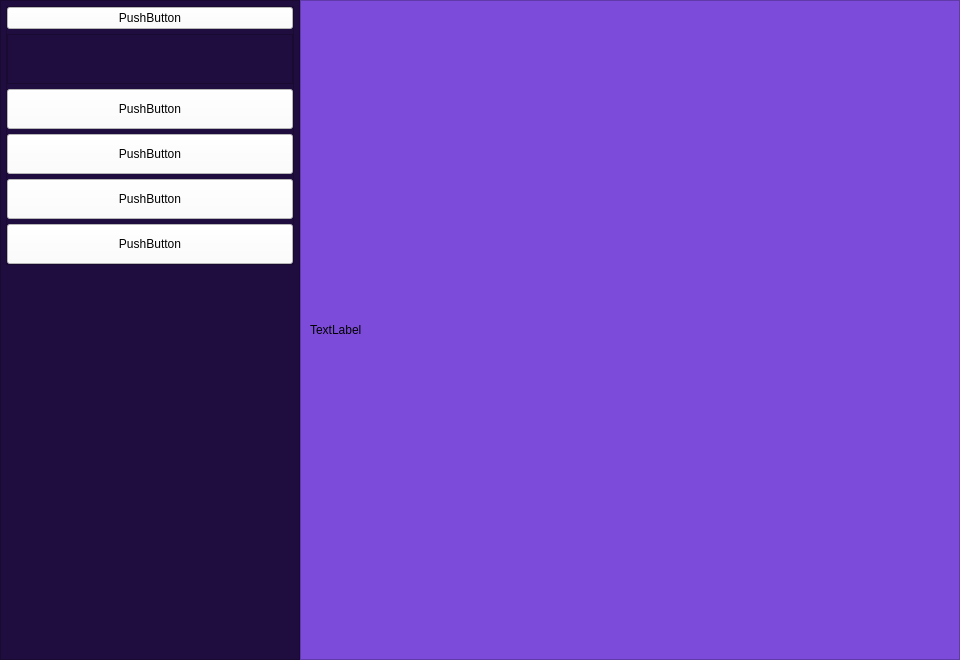
<?xml version="1.0" encoding="UTF-8"?>
<ui version="4.0">
 <class>Form</class>
 <widget class="QWidget" name="Form">
  <property name="geometry">
   <rect>
    <x>0</x>
    <y>0</y>
    <width>960</width>
    <height>660</height>
   </rect>
  </property>
  <property name="windowTitle">
   <string>Form</string>
  </property>
  <layout class="QHBoxLayout" name="horizontalLayout">
   <property name="spacing">
    <number>0</number>
   </property>
   <property name="leftMargin">
    <number>0</number>
   </property>
   <property name="topMargin">
    <number>0</number>
   </property>
   <property name="rightMargin">
    <number>0</number>
   </property>
   <property name="bottomMargin">
    <number>0</number>
   </property>
   <item>
    <widget class="QFrame" name="side_menu_frame">
     <property name="minimumSize">
      <size>
       <width>300</width>
       <height>0</height>
      </size>
     </property>
     <property name="maximumSize">
      <size>
       <width>300</width>
       <height>16777215</height>
      </size>
     </property>
     <property name="styleSheet">
      <string notr="true">background-color: #1F0D40</string>
     </property>
     <property name="frameShape">
      <enum>QFrame::StyledPanel</enum>
     </property>
     <property name="frameShadow">
      <enum>QFrame::Raised</enum>
     </property>
     <layout class="QVBoxLayout" name="verticalLayout_4">
      <property name="spacing">
       <number>5</number>
      </property>
      <property name="leftMargin">
       <number>5</number>
      </property>
      <property name="topMargin">
       <number>5</number>
      </property>
      <property name="rightMargin">
       <number>5</number>
      </property>
      <property name="bottomMargin">
       <number>5</number>
      </property>
      <item alignment="Qt::AlignTop">
       <widget class="QFrame" name="side_menu_container">
        <property name="frameShape">
         <enum>QFrame::StyledPanel</enum>
        </property>
        <property name="frameShadow">
         <enum>QFrame::Raised</enum>
        </property>
        <layout class="QVBoxLayout" name="verticalLayout_3">
         <property name="spacing">
          <number>5</number>
         </property>
         <property name="leftMargin">
          <number>0</number>
         </property>
         <property name="topMargin">
          <number>0</number>
         </property>
         <property name="rightMargin">
          <number>0</number>
         </property>
         <property name="bottomMargin">
          <number>0</number>
         </property>
         <item>
          <widget class="QPushButton" name="toggle_button">
           <property name="maximumSize">
            <size>
             <width>16777215</width>
             <height>70</height>
            </size>
           </property>
           <property name="styleSheet">
            <string notr="true">background-color: white</string>
           </property>
           <property name="text">
            <string>PushButton</string>
           </property>
           <property name="icon">
            <iconset>
             <normaloff>../assets/edit.png</normaloff>../assets/edit.png</iconset>
           </property>
           <property name="iconSize">
            <size>
             <width>70</width>
             <height>70</height>
            </size>
           </property>
          </widget>
         </item>
         <item>
          <widget class="QFrame" name="spacer">
           <property name="minimumSize">
            <size>
             <width>0</width>
             <height>50</height>
            </size>
           </property>
           <property name="maximumSize">
            <size>
             <width>16777215</width>
             <height>50</height>
            </size>
           </property>
           <property name="frameShape">
            <enum>QFrame::StyledPanel</enum>
           </property>
           <property name="frameShadow">
            <enum>QFrame::Raised</enum>
           </property>
          </widget>
         </item>
         <item>
          <widget class="QPushButton" name="go_to_add_button">
           <property name="minimumSize">
            <size>
             <width>0</width>
             <height>40</height>
            </size>
           </property>
           <property name="styleSheet">
            <string notr="true">background-color: white</string>
           </property>
           <property name="text">
            <string>PushButton</string>
           </property>
          </widget>
         </item>
         <item>
          <widget class="QPushButton" name="go_to_flashcards_button">
           <property name="minimumSize">
            <size>
             <width>0</width>
             <height>40</height>
            </size>
           </property>
           <property name="maximumSize">
            <size>
             <width>16777215</width>
             <height>40</height>
            </size>
           </property>
           <property name="styleSheet">
            <string notr="true">background-color: white</string>
           </property>
           <property name="text">
            <string>PushButton</string>
           </property>
          </widget>
         </item>
         <item>
          <widget class="QPushButton" name="go_to_translate_button">
           <property name="minimumSize">
            <size>
             <width>0</width>
             <height>40</height>
            </size>
           </property>
           <property name="maximumSize">
            <size>
             <width>16777215</width>
             <height>40</height>
            </size>
           </property>
           <property name="styleSheet">
            <string notr="true">background-color: white</string>
           </property>
           <property name="text">
            <string>PushButton</string>
           </property>
          </widget>
         </item>
         <item>
          <widget class="QPushButton" name="go_to_edit_button">
           <property name="minimumSize">
            <size>
             <width>0</width>
             <height>40</height>
            </size>
           </property>
           <property name="maximumSize">
            <size>
             <width>16777215</width>
             <height>40</height>
            </size>
           </property>
           <property name="styleSheet">
            <string notr="true">background-color: white</string>
           </property>
           <property name="text">
            <string>PushButton</string>
           </property>
          </widget>
         </item>
        </layout>
       </widget>
      </item>
     </layout>
    </widget>
   </item>
   <item>
    <widget class="QStackedWidget" name="stackedWidget">
     <property name="styleSheet">
      <string notr="true">background-color: #7D4BDA</string>
     </property>
     <widget class="QWidget" name="page">
      <layout class="QVBoxLayout" name="verticalLayout">
       <property name="spacing">
        <number>0</number>
       </property>
       <property name="leftMargin">
        <number>0</number>
       </property>
       <property name="topMargin">
        <number>0</number>
       </property>
       <property name="rightMargin">
        <number>0</number>
       </property>
       <property name="bottomMargin">
        <number>0</number>
       </property>
       <item>
        <widget class="QScrollArea" name="scrollArea">
         <property name="widgetResizable">
          <bool>true</bool>
         </property>
         <widget class="QWidget" name="scrollAreaWidgetContents">
          <property name="geometry">
           <rect>
            <x>0</x>
            <y>0</y>
            <width>658</width>
            <height>658</height>
           </rect>
          </property>
          <layout class="QVBoxLayout" name="verticalLayout_2">
           <item>
            <widget class="QLabel" name="label">
             <property name="maximumSize">
              <size>
               <width>16777215</width>
               <height>100</height>
              </size>
             </property>
             <property name="text">
              <string>TextLabel</string>
             </property>
            </widget>
           </item>
          </layout>
         </widget>
        </widget>
       </item>
      </layout>
     </widget>
     <widget class="QWidget" name="page_2"/>
    </widget>
   </item>
  </layout>
 </widget>
 <resources/>
 <connections/>
</ui>
